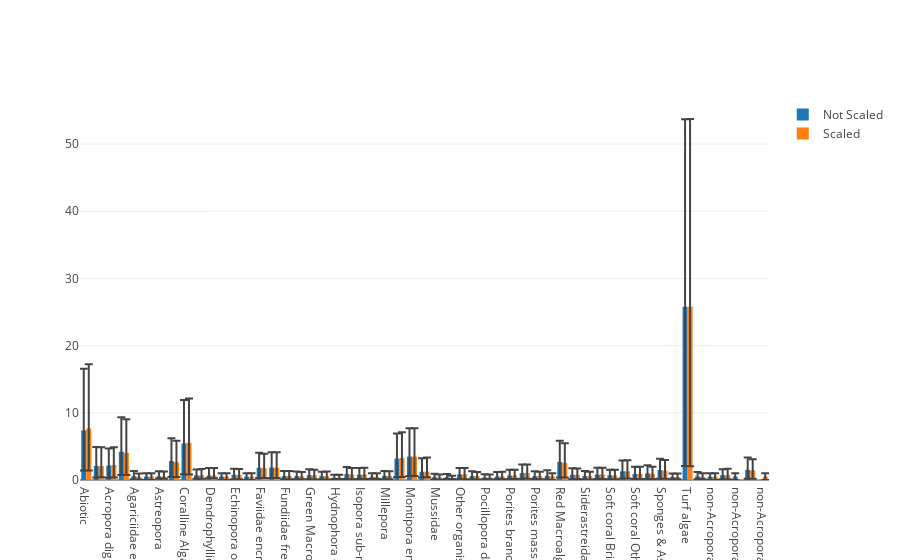

The notebook cell saved with this chart:
### Code cell
import sys
sys.path.append('/Users/uqmgonz1/Documents/GitHub/')
from AIMS_image_analysis.toolbox import mean_absolute_error as mae

basedir='/Users/uqmgonz1/Dropbox/projects/BenthoBox_evaluation/data/experiments/image_rescale/'
predfiles=['pred_OG_scaled.csv','pred_OG_notscaled.csv']
obs='obs_OG.csv'
results=mae.MAEplot(basedir, predfiles,obs, doplot=True)

### Figure 1 — Plotly figure (JSON) as saved in the notebook; plotly's stock layout.template omitted (floating-point values rounded to 4 significant figures)
{"data": [{"error_y": {"array": [9.167, 2.846, 2.544, 5.138, 0.7727, 0.5, 0.7692, 3.385, 6.467, 0.8864, 1.111, 0.5, 0.9138, 0.5, 2.23, 2.295, 0.7143, 0.7, 0.8796, 0.6429, 0.4474, 1.056, 0.9898, 0.5263, 0.7192, 3.734, 4.206, 2, 0.5106, 0.475, 0.949, 0.72, 0.4706, 0.6667, 0.8571, 1.299, 0.7422, 0.8333, 3.137, 0.9776, 0.728, 1.016, 0.8362, 1.622, 1.08, 1.205, 1.666, 0.5375, 27.92, 0.6579, 0.5, 0.8725, 0.5, 1.806], "arrayminus": [5.987, 1.706, 1.81, 3.474, 0.4545, 0.5, 0.3077, 2.356, 4.597, 0.5, 0.3889, 0.5, 0.6559, 0.5, 1.524, 1.53, 0.5, 0.46, 0.6204, 0.5, 0.1842, 0.7447, 0.6531, 0.3421, 0.5068, 2.776, 2.899, 0.8462, 0.3191, 0.25, 0.7245, 0.48, 0.2745, 0.4275, 0.5357, 0.8237, 0.4453, 0.5, 2.321, 0.6269, 0.4911, 0.629, 0.5965, 1.067, 0.7759, 0.8219, 1.301, 0.325, 23.69, 0.4079, 0.5, 0.6176, 0.5, 1.331], "symmetric": false, "type": "data"}, "name": "Not Scaled", "type": "bar", "uid": "c31db880-d346-11e8-8899-784f43519c00", "x": ["Abiotic", "Acropora branching & bottlebrush", "Acropora digitate", "Acropora tabulate & corymbose", "Agariciidae encrusting & submassive", "Agariciidae foliose", "Astreopora", "Brown Macroalgae", "Coralline Algae", "Dendrophyllidae foliose", "Dendrophyllidae massive & encrusting", "Echinopora branching", "Echinopora other", "Euphyllidae", "Faviidae encrusting", "Faviidae encrusting, massive & sub-massive", "Fundiidae free-living", "Goniopora & Alveopora", "Green Macroalgae", "Hydnophora branching & Paraclavarina", "Hydnophora other", "Isopora encrusting", "Isopora sub-massive", "Merulina & Scaphophyllia", "Millepora", "Montipora encrusting", "Montipora encrusting, massive & sub-massive", "Montipora foliose", "Mussidae", "Oculinidae", "Other organisms", "Pectiniidae", "Pocillopora damicornis", "Pocillopora other", "Porites branching", "Porites encrusting & sub-massive", "Porites massive", "Porites rus", "Red Macroalgae", "Seriatopora", "Siderastreidae", "Soft coral Alcyoniidae", "Soft coral Briareidae & Rhytisma", "Soft coral Neptheidae", "Soft coral Other", "Soft coral Xeniidae", "Sponges & Ascidians", "Stylophora", "Turf algae", "Zoanthids", "non-Acropora coral branching & foliose", "non-Acropora coral encrusting", "non-Acropora coral massive & sub-massive", "other Macroalgae"], "y": [7.383, 2.08, 2.156, 4.212, 0.5758, 0.5, 0.5385, 2.813, 5.439, 0.6818, 0.6667, 0.5, 0.7766, 0.5, 1.819, 1.842, 0.6071, 0.58, 0.7137, 0.5714, 0.3421, 0.8825, 0.7959, 0.4737, 0.6096, 3.186, 3.481, 1.231, 0.4149, 0.4, 0.8367, 0.58, 0.3725, 0.5296, 0.6786, 1.019, 0.5781, 0.625, 2.693, 0.7761, 0.5942, 0.7903, 0.7025, 1.284, 0.908, 0.9863, 1.479, 0.4375, 25.77, 0.5263, 0.5, 0.7157, 0.5, 1.525]}, {"error_y": {"array": [9.541, 2.811, 2.648, 4.996, 0.5147, 0.5, 0.7333, 3.224, 6.576, 0.925, 1.111, 0.5, 0.8896, 0.5, 2.161, 2.282, 0.7143, 0.6458, 0.8333, 0.6875, 0.45, 0.9668, 1.022, 0.5263, 0.7014, 3.847, 4.216, 2.092, 0.4444, 0.3667, 0.9592, 0.6522, 0.4615, 0.6815, 0.875, 1.278, 0.6791, 0.5, 2.956, 0.9643, 0.65, 1.027, 0.8365, 1.637, 1.064, 1.093, 1.577, 0.5395, 27.95, 0.5455, 0.5, 0.5, 0.9018, 1.655], "arrayminus": [6.257, 1.67, 1.876, 3.285, 0.3824, 0.5, 0.3333, 2.185, 4.715, 0.5, 0.3889, 0.5, 0.6404, 0.5, 1.466, 1.529, 0.5, 0.4375, 0.6026, 0.5, 0.2, 0.6959, 0.6522, 0.3421, 0.5069, 2.836, 2.884, 0.8469, 0.2778, 0.1, 0.7194, 0.4565, 0.2692, 0.4409, 0.5, 0.8559, 0.4478, 0.5, 2.133, 0.6143, 0.477, 0.6543, 0.5673, 1.088, 0.7558, 0.7143, 1.213, 0.3158, 23.73, 0.3333, 0.5, 0.5, 0.6607, 1.254], "symmetric": false, "type": "data"}, "name": "Scaled", "type": "bar", "uid": "c31db9de-d346-11e8-a3b2-784f43519c00", "x": ["Abiotic", "Acropora branching & bottlebrush", "Acropora digitate", "Acropora tabulate & corymbose", "Agariciidae encrusting & submassive", "Agariciidae foliose", "Astreopora", "Brown Macroalgae", "Coralline Algae", "Dendrophyllidae foliose", "Dendrophyllidae massive & encrusting", "Echinopora branching", "Echinopora other", "Euphyllidae", "Faviidae encrusting", "Faviidae encrusting, massive & sub-massive", "Fundiidae free-living", "Goniopora & Alveopora", "Green Macroalgae", "Hydnophora branching & Paraclavarina", "Hydnophora other", "Isopora encrusting", "Isopora sub-massive", "Merulina & Scaphophyllia", "Millepora", "Montipora encrusting", "Montipora encrusting, massive & sub-massive", "Montipora foliose", "Mussidae", "Oculinidae", "Other organisms", "Pectiniidae", "Pocillopora damicornis", "Pocillopora other", "Porites branching", "Porites encrusting & sub-massive", "Porites massive", "Porites rus", "Red Macroalgae", "Seriatopora", "Siderastreidae", "Soft coral Alcyoniidae", "Soft coral Briareidae & Rhytisma", "Soft coral Neptheidae", "Soft coral Other", "Soft coral Xeniidae", "Sponges & Ascidians", "Stylophora", "Turf algae", "Zoanthids", "non-Acropora coral ", "non-Acropora coral branching & foliose", "non-Acropora coral encrusting", "other Macroalgae"], "y": [7.68, 2.071, 2.235, 4.035, 0.4706, 0.5, 0.5333, 2.633, 5.551, 0.7, 0.6667, 0.5, 0.76, 0.5, 1.76, 1.842, 0.6071, 0.5417, 0.7045, 0.5625, 0.35, 0.8114, 0.8152, 0.4737, 0.6042, 3.273, 3.481, 1.245, 0.3667, 0.2667, 0.8418, 0.5435, 0.3654, 0.5454, 0.6667, 1.031, 0.5597, 0.5, 2.512, 0.7643, 0.5645, 0.8085, 0.6835, 1.303, 0.8953, 0.8714, 1.389, 0.4342, 25.79, 0.4545, 0.5, 0.5, 0.7589, 1.422]}], "layout": {"barmode": "group"}}
